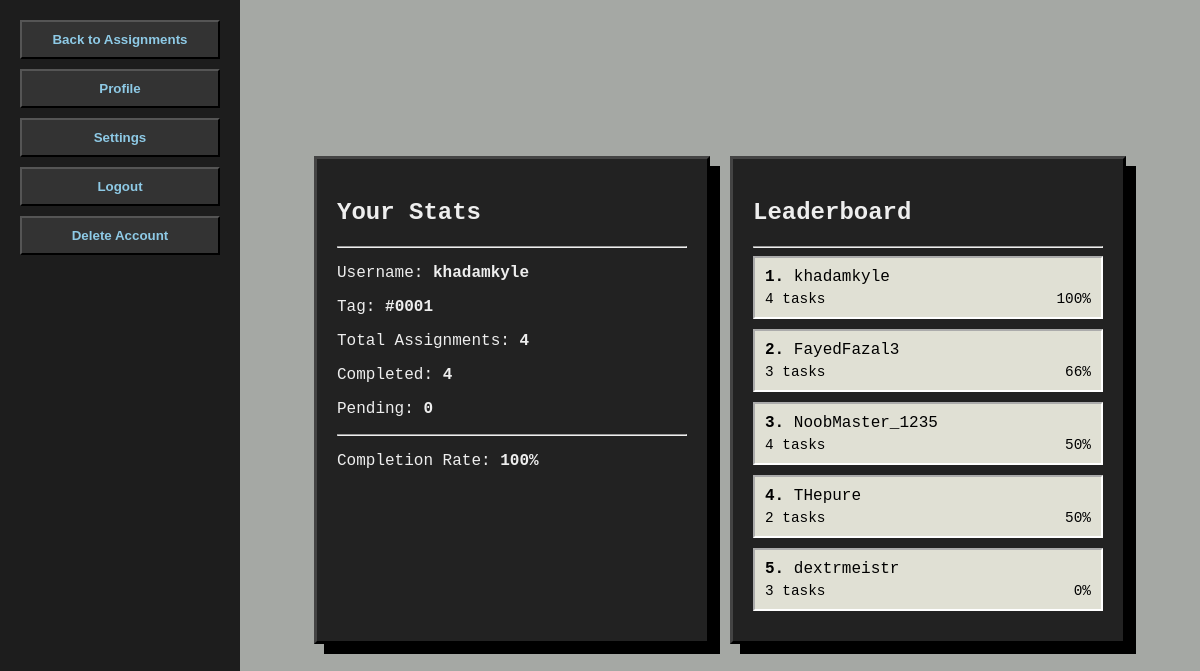
/stats (signed in), run on the app's committed database.
### tables this page shows
CREATE TABLE users (
                id INTEGER PRIMARY KEY AUTOINCREMENT,
                username TEXT UNIQUE NOT NULL,
                tag TEXT UNIQUE NOT NULL,
                pfp_url TEXT NOT NULL,
                dark_mode INTEGER NOT NULL DEFAULT 0
            );

### app.py (the view)
@app.route('/stats')
def stats():
    user = get_current_user()
    if not user:
        return redirect(url_for('login'))
    total, completed = count_assignments(user['id'])
    pending = total - completed
    percent = int((completed / total) * 100) if total else 0
    leaderboard = get_leaderboard()
    return render_template(
        'stats.html',
        user=user,
        total=total,
        completed=completed,
        pending=pending,
        percent=percent,
        leaderboard=leaderboard,
    )

### app.py (called while the page is built)
def get_db():
    conn = sqlite3.connect(app.config['DATABASE'])
    conn.row_factory = sqlite3.Row
    return conn

def init_db():
    with get_db() as conn:
        conn.execute(
            '''
            CREATE TABLE IF NOT EXISTS users (
                id INTEGER PRIMARY KEY AUTOINCREMENT,
                username TEXT UNIQUE NOT NULL,
                tag TEXT UNIQUE NOT NULL,
                pfp_url TEXT NOT NULL,
                dark_mode INTEGER NOT NULL DEFAULT 0
            )
            '''
        )
        conn.execute(
            '''
            CREATE TABLE IF NOT EXISTS assignments (
                id INTEGER PRIMARY KEY AUTOINCREMENT,
                user_id INTEGER NOT NULL,
                task TEXT NOT NULL,
                due TEXT NOT NULL,
                difficulty TEXT NOT NULL,
                completed INTEGER NOT NULL DEFAULT 0,
                FOREIGN KEY(user_id) REFERENCES users(id)
            )
            '''
        )

@app.before_request
def setup_database():
    init_db()

def get_user_by_id(user_id):
    if not user_id:
        return None
    row = get_db().execute('SELECT * FROM users WHERE id = ?', (user_id,)).fetchone()
    return dict(row) if row else None

def get_current_user():
    return get_user_by_id(session.get('user_id'))

def count_assignments(user_id):
    db = get_db()
    total = db.execute('SELECT COUNT(*) FROM assignments WHERE user_id = ?', (user_id,)).fetchone()[0]
    completed = db.execute(
        'SELECT COUNT(*) FROM assignments WHERE user_id = ? AND completed = 1', (user_id,)
    ).fetchone()[0]
    return total, completed

### templates/stats.html (shortened to what this page needs)
<!DOCTYPE html>
<html>
<head>
    <link rel="stylesheet" href="{{ url_for('static', filename='style.css') }}">
</head>
<body class="{{ 'dark' if user and user.dark_mode else '' }}">
    <nav>
        <ul>
            <li><button><a href="{{ url_for('home') }}">Back to Assignments</a></button></li>
            <li><button><a href="{{ url_for('profile') }}">Profile</a></button></li>
            <li><button><a href="{{ url_for('settings') }}">Settings</a></button></li>
            <li><button><a href="{{ url_for('logout') }}">Logout</a></button></li>
            <li><button><a href="{{ url_for('delete_account') }}">Delete Account</a></button></li>
        </ul>
    </nav>
    <main>
        <div class="stats-grid">
            <div class="profile-card">
                <h2>Your Stats</h2>
                <hr>
                <p>Username: <strong>{{ user.username }}</strong></p>
                <p>Tag: <strong>#{{ user.tag }}</strong></p>
                <p>Total Assignments: <strong>{{ total }}</strong></p>
                <p>Completed: <strong>{{ completed }}</strong></p>
                <p>Pending: <strong>{{ pending }}</strong></p>
                <hr>
                <p>Completion Rate: <strong>{{ percent }}%</strong></p>
            </div>
            <div class="profile-card leaderboard-card">
                <h2>Leaderboard</h2>
                <hr>
                <ol class="leaderboard-list">
                    {% for row in leaderboard %}
                    <li>
                        <strong>{{ loop.index }}.</strong>
                        {{ row.username }}
                        <div class="leaderboard-meta">
                            <span>{{ row.total_assignments }} tasks</span>
                            <span>{{ row.completion_rate }}%</span>
                        </div>
                    </li>
                    {% endfor %}
                </ol>
            </div>
        </div>
    </main>
</body>
</html>

### static/style.css (style rules this page uses)
a:link { color: black; text-decoration: none; font-family:Verdana, Geneva, Tahoma, sans-serif; }
body { color: rgb(0, 0, 0); display: flex; min-height: 100vh; margin: 0; }
.profile-card { background: #a7b9a3; border: 3px outset #777b76; padding: 20px; width: 350px; margin: 20px auto; font-family: 'Courier New', monospace; box-shadow: 10px 10px 0px #000; }
main { flex: 1; background-color: #a5a8a4; display: flex; flex-direction: column; justify-content: center; align-items: center; }
.stats-grid { display: flex; flex-wrap: wrap; justify-content: center; gap: 20px; }
.leaderboard-card { min-width: 350px; }
.leaderboard-list { list-style: none; padding: 0; margin: 0; }
.leaderboard-list li { background: #e0e0d4; border: 2px inset #fff; padding: 10px; margin-bottom: 10px; }
.leaderboard-meta { display: flex; justify-content: space-between; font-size: 0.9rem; margin-top: 5px; }
button { background: #86a57d; border: 2px outset #83997d90; cursor: pointer; padding: 5px 10px; font-weight: bold; }
nav { width: 200px; background: #b4baa6; padding: 20px; display: flex; flex-direction: column; }
nav ul { list-style-type: none; padding: 0; margin: 0; display: flex; flex-direction: column; gap: 10px; }
nav li { display: flex; }
nav button { width: 100%; padding: 10px; }
body.dark { background: #3a3a3c; color: #ffffff; }
body.dark a:link, body.dark a:visited { color: #8ecae6; }
body.dark .profile-card { background: #222; border-color: #444; color: #eee; }
body.dark nav { background: #1d1d1d; }
body.dark button { background: #333; color: #fff; border-color: #555; }
body.dark .leaderboard-list li { color: #000; }

### data on the page
users: username "khadamkyle", tag "0001", total_assignments "4", completion_rate "100"
users: username "FayedFazal3", total_assignments "3", completion_rate "66"
users: username "NoobMaster_1235", total_assignments "4", completion_rate "50"
users: username "THepure", total_assignments "2", completion_rate "50"
users: username "dextrmeistr", total_assignments "3", completion_rate "0"

### other printed values
{{ total }} "4"
{{ completed }} "4"
{{ pending }} "0"
{{ percent }} "100"
